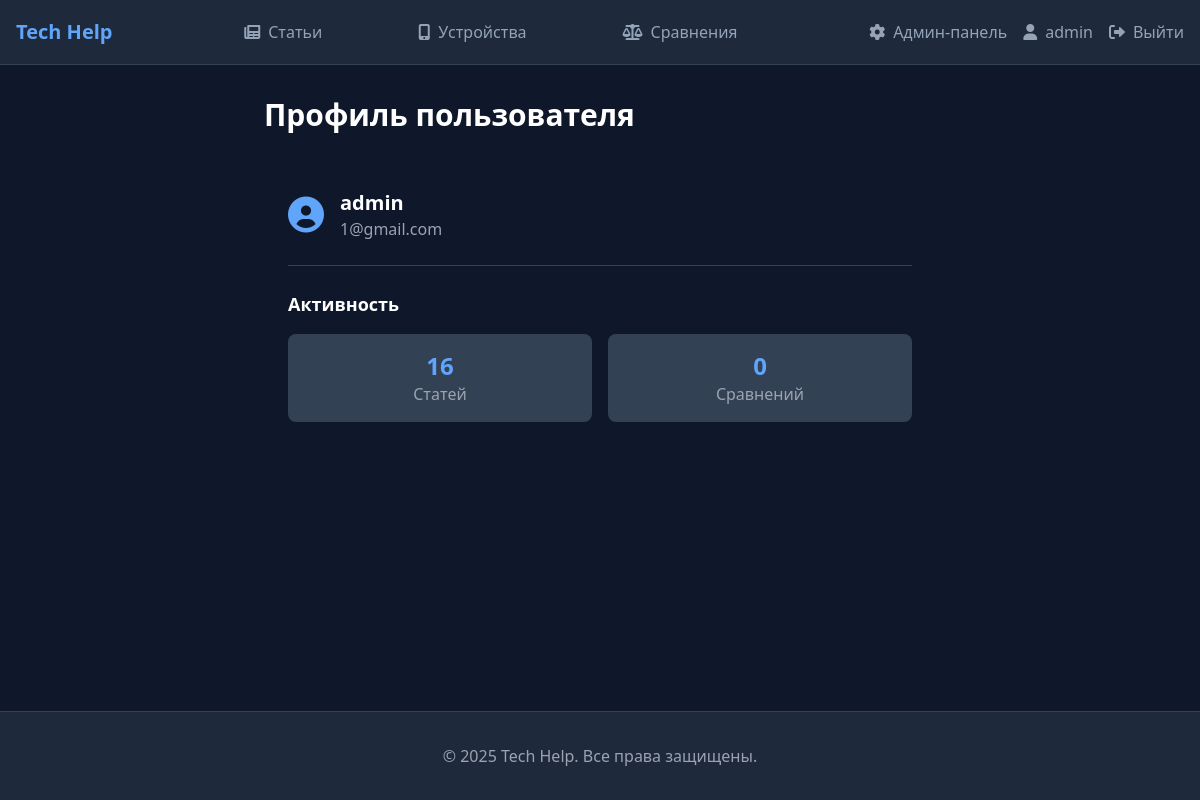
/accounts/profile/ (signed in), run on an earlier commit of the app's database.
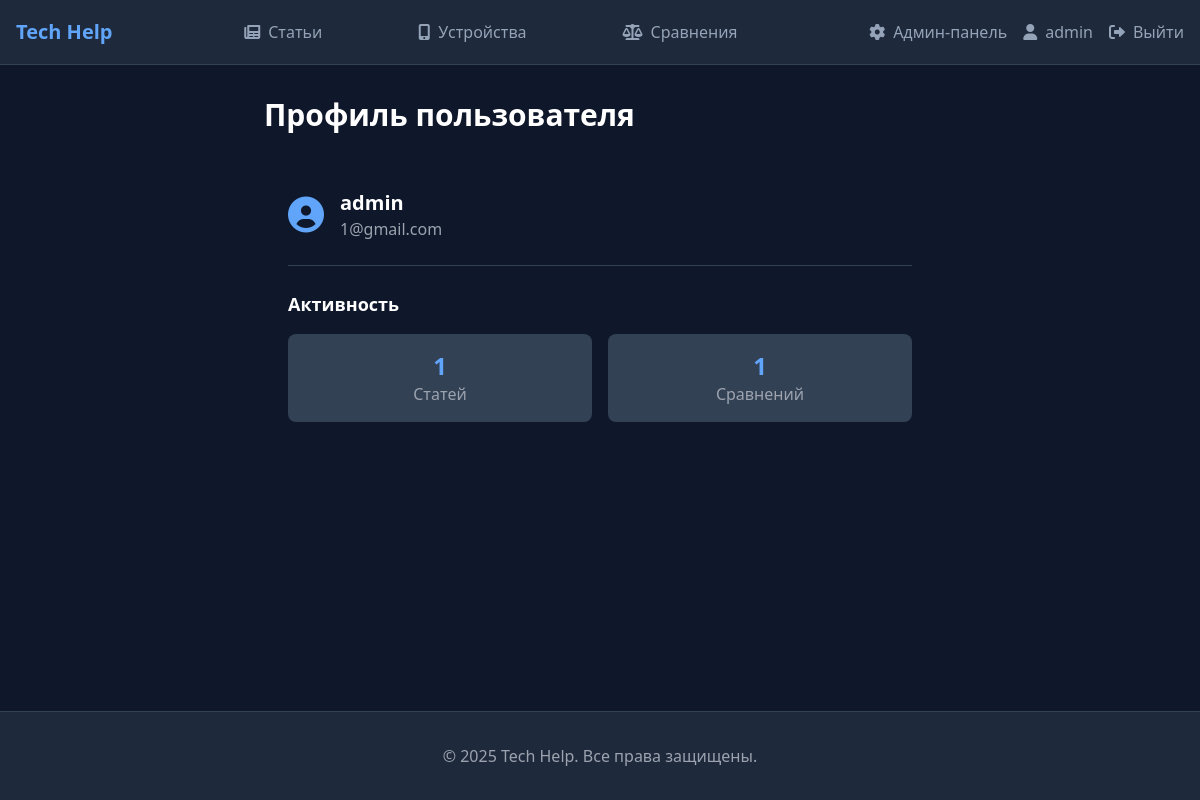
And on a later commit of the database.
### users/models.py (models this page shows, shortened)
class User(AbstractUser):
    email = models.EmailField(_('email address'), unique=True)
    bio = models.TextField(_('biography'), max_length=500, blank=True)
    birth_date = models.DateField(_('birth date'), null=True, blank=True)
    REQUIRED_FIELDS = ['email']
    class Meta:
        verbose_name = 'Пользователь'
        verbose_name_plural = 'Пользователи'

### accounts/views.py (the view)
# urls.py: path('profile/', views.profile_view, name='profile'),
@login_required
def profile_view(request):
    return render(request, 'accounts/profile.html')

### templates/accounts/profile.html (shortened to what this page needs)
{% extends 'base.html' %}
{% block content %}
<div class="container mx-auto px-4">
    <div class="max-w-2xl mx-auto">
        <h1 class="text-3xl font-bold text-white mb-8">Профиль пользователя</h1>
        <div class="card p-6">
            <div class="flex items-center gap-4 mb-6">
                <i class="fas fa-user-circle text-4xl text-blue-400"></i>
                <div>
                    <h2 class="text-xl font-semibold text-white">{{ user.username }}</h2>
                    <p class="text-gray-400">{{ user.email }}</p>
                </div>
            </div>
            <div class="border-t border-slate-700 pt-6">
                <h3 class="text-lg font-semibold text-white mb-4">Активность</h3>
                <div class="grid grid-cols-2 gap-4">
                    <div class="text-center p-4 bg-slate-700 rounded-lg">
                        <span class="block text-2xl font-bold text-blue-400">
                            {{ user.article_set.count }}
                        </span>
                        <span class="text-gray-400">Статей</span>
                    </div>
                    <div class="text-center p-4 bg-slate-700 rounded-lg">
                        <span class="block text-2xl font-bold text-blue-400">
                            {{ user.comparison_set.count }}
                        </span>
                        <span class="text-gray-400">Сравнений</span>
                    </div>
                </div>
            </div>
        </div>
    </div>
</div>
{% endblock %}

### templates/base.html (shortened to what this page needs)
{% load static %}
<!DOCTYPE html>
<html lang="ru" class="h-full">
<head>
    <script src="https://cdn.tailwindcss.com"></script>
    <link rel="stylesheet" href="https://cdnjs.cloudflare.com/ajax/libs/font-awesome/6.0.0/css/all.min.css">
    <link rel="stylesheet" href="https://cdn.jsdelivr.net/npm/swiper@8/swiper-bundle.min.css" />
    <link href="{% static 'css/base.css' %}" rel="stylesheet">
    <link href="{% static 'css/animations.css' %}" rel="stylesheet">
</head>
<body class="flex flex-col min-h-screen bg-slate-900">
    <nav class="bg-slate-800 border-b border-slate-700">
        <div class="max-w-7xl mx-auto px-4">
            <div class="flex justify-between h-16">
                <a href="/" class="highlight flex items-center text-xl font-bold text-blue-400">
                    Tech Help
                </a>
                <div class="flex-1 flex justify-center items-center">
                    <nav class="flex space-x-16">
                        <a href="{% url 'articles:article_list' %}" class="nav-link p-4">
                            <i class="fas fa-newspaper mr-2"></i>Статьи
                        </a>
                        <a href="{% url 'devices:device_list' %}" class="nav-link p-4">
                            <i class="fas fa-mobile-alt mr-2"></i>Устройства
                        </a>
                        <a href="{% url 'comparisons:comparison_list' %}" class="nav-link p-4">
                            <i class="fas fa-balance-scale mr-2"></i>Сравнения
                        </a>
                    </nav>
                </div>
                <div class="flex items-center space-x-4">
                    {% if user.is_authenticated %}
                        {% if user.is_staff %}
                        <a href="{% url 'admin:index' %}" class="nav-link">
                            <i class="fas fa-cog mr-2"></i>Админ-панель
                        </a>
                        {% endif %}
                        <a href="{% url 'accounts:profile' %}" class="nav-link">
                            <i class="fas fa-user mr-2"></i>{{ user.username }}
                        </a>
                        <a href="{% url 'accounts:logout' %}" class="nav-link">
                            <i class="fas fa-sign-out-alt mr-2"></i>Выйти
                        </a>
                    {% endif %}
                </div>
            </div>
        </div>
    </nav>
    <main class="flex-grow container mx-auto px-4 py-8">
        {% block content %}{% endblock %}
    </main>
    <footer class="bg-slate-800 border-t border-slate-700 py-8 mt-auto">
        <div class="max-w-7xl mx-auto px-4">
            <div class="text-center text-gray-400">
                © {% now "Y" %} Tech Help. Все права защищены.
            </div>
        </div>
    </footer>
</body>
</html>

What changed in the data, as far as the page shows it:
changed User "admin": article_set.count "16" → "1"; comparison_set.count "0" → "1"
